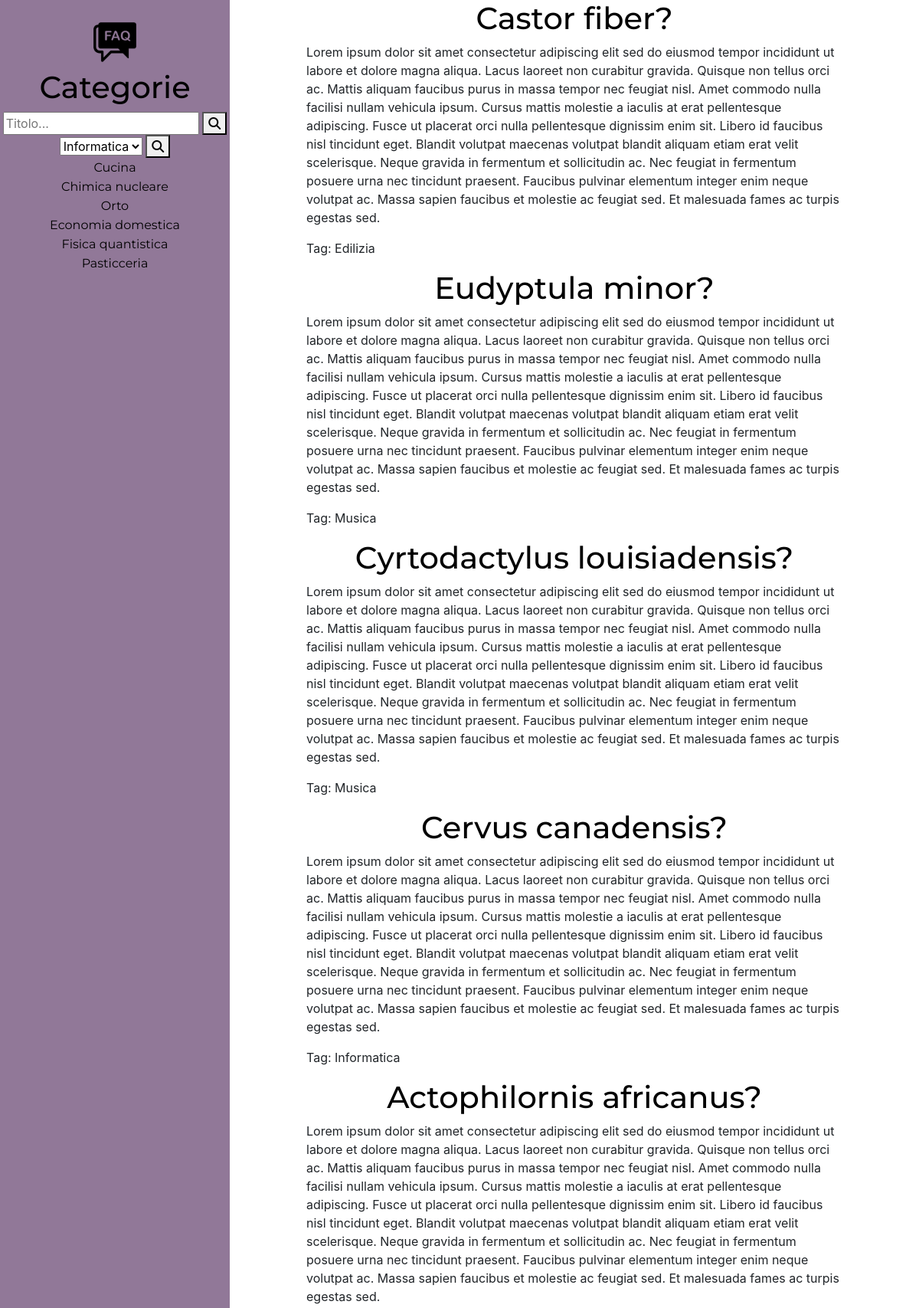
The page / (upper part) on the database its author committed.
### tables this page shows
CREATE TABLE `category` (
  `Id` int(11) NOT NULL COMMENT 'id',
  `CategoryName` varchar(100) NOT NULL COMMENT 'Nome categoria'
);

CREATE TABLE `question` (
  `Id` int(11) NOT NULL COMMENT 'id',
  `Question` text NOT NULL COMMENT 'Domanda',
  `Answer` text NOT NULL COMMENT 'risposta',
  `Tag` varchar(25) NOT NULL,
  `fk_catogory` int(11) NOT NULL COMMENT 'categoria'
);

### php/DBManager.php (the view, shortened to what this page needs)
<?php
    $servername = "localhost";
    $username="FaqAdmin";
    $password="password123";
    $dbname="faq";
function DataConnect(){
    global $servername,$username, $password,$dbname;
    $conn=new mysqli($servername,$username,$password,$dbname);
    return $conn;
}
function LoadCategory(){
    $conn=DataConnect();
    $sql="SELECT category.id, category.CategoryName FROM category";
    $res=$conn->query($sql);
    $ris = "";
    while($elem = $res->fetch_assoc()){
        $ris = $ris . "<li id=" . $elem['id'] ."><a href='index.php?ID=".$elem['id'] ."'>" . $elem['CategoryName'] . "</a></li>";
    }
    return $ris;
}
function LoadTagWithIndex(){
        $conn=DataConnect();
        $sql="SELECT DISTINCT question.Tag FROM question";
        $res=$conn->query($sql);
        $ris = "";
        while($elem = $res->fetch_assoc()){
            $ris = $ris . " <option value=" . $elem['Tag'] .">" . $elem['Tag'] . "</option>";
        }
        return $ris;
}
function LoadQuestions($id){
    $conn=DataConnect();
    $sql="SELECT question.Question, question.Answer,question.Tag FROM question WHERE question.fk_catogory=$id";
    $res=$conn->query($sql);
    $ris = "";
    while($elem = $res->fetch_assoc()){
        $ris = $ris .
        "<h1>" . $elem['Question'] . "</h1>
        <p>" . $elem['Answer'] . "</p>
        <p>Tag: " . $elem['Tag'] . "</p>";
    }
    return $ris;
}
?>

### index.php (shortened to what this page needs)
<!DOCTYPE html>
<html lang="it">
<head>
    <link rel="stylesheet" href="https://stackpath.bootstrapcdn.com/bootstrap/4.4.1/css/bootstrap.min.css">
    <link rel="stylesheet" href="css/style.css">
</head>
<body>
    <?php
    require "php/DBManager.php" ;
    ?>
    <div class="Wrapper">
        <div class="SideBar">
        <a href="index.php"><img src="IMG/Faq_Logo.png" alt="Logo.png"></a>
        <h1 id="Title">Categorie</h1>
            <input name="search" id="Search" type="text" placeholder="Titolo..." >
            <button name="ok" type="submit" onclick=EditUrlTitle()><i class="fas fa-search"></i></button>
            <select id="STag" name="Tag" id="cmbMake">
            <?php
            echo LoadTagWithIndex();
            ?>
            </select>
            <button name="ok" type="submit" onclick=EditUrlTag()><i class="fas fa-search"></i></button>
                <?php
                echo LoadCategory();
                ?>
        </div>
        <div class="MainContent">
            <?php
            if(isset($_GET['Tag'])){
                echo SearchByTag($_GET['Tag']);
            }
            else{
            if(isset($_GET['Title'])){
                echo SearchByTitle((string)$_GET['Title']);
            }
            else{
            if(isset($_GET['ID'])){
                if(($_GET['ID']!=null))
                    echo LoadQuestions((int)$_GET['ID']);
            }
            else
                echo LoadQuestions(1);
            }
        }
          ?>
</body>
</html>

### css/style.css (style rules this page uses)
body { margin: 0; }
.Wrapper { height: 100%; }
.Wrapper .SideBar { height: 100%; width: 300px; position: fixed; z-index: 1; top: 0; left: 0; background-color: #917898; overflow-x: hidden; padding-top: 20px; bottom: 0; text-align: center; }
.Wrapper .SideBar #Title { font-family: Montserrat, "Arial", "Helvetica", "sans-serif"; color: black; }
.Wrapper .SideBar img { width: 70px; height: 70px; }
.Wrapper .SideBar li a { font-family: Montserrat, "Arial", "Helvetica", "sans-serif"; color: black; }
.Wrapper .SideBar li { list-style-type: none; color: black; }
.Wrapper .MainContent { margin-left: 400px; margin-right: 100px; }
.Wrapper .MainContent h1 { font-family: Montserrat, "Arial", "Helvetica", "sans-serif"; color: black; text-align: center; }

### rows shown on the page
category: CategoryName "Cucina"
category: CategoryName "Chimica nucleare"
category: CategoryName "Orto"
category: CategoryName "Economia domestica"
category: CategoryName "Fisica quantistica"
category: CategoryName "Pasticceria"
question: Question "Castor fiber?", Answer "Lorem ipsum dolor sit amet consectetur adipiscing elit sed do eiusmod tempor incididunt ut labore et dolore magna aliqua. Lacus laoreet non curabitur gravida. Quisque non tellus orci ac. Mattis aliquam faucibus purus in massa tempor nec feugiat nisl. Amet commodo nulla facilisi nullam vehicula ipsum. Cursus mattis molestie a iaculis at erat pellentesque adipiscing. Fusce ut placerat orci nulla pellentesque dignissim enim sit. Libero id faucibus nisl tincidunt eget. Blandit volutpat maecenas volutpat blandit aliquam etiam erat velit scelerisque. Neque gravida in fermentum et sollicitudin ac. Nec feugiat in fermentum posuere urna nec tincidunt praesent. Faucibus pulvinar elementum integer…", Tag "Edilizia"
question: Question "Eudyptula minor?", Answer "Lorem ipsum dolor sit amet consectetur adipiscing elit sed do eiusmod tempor incididunt ut labore et dolore magna aliqua. Lacus laoreet non curabitur gravida. Quisque non tellus orci ac. Mattis aliquam faucibus purus in massa tempor nec feugiat nisl. Amet commodo nulla facilisi nullam vehicula ipsum. Cursus mattis molestie a iaculis at erat pellentesque adipiscing. Fusce ut placerat orci nulla pellentesque dignissim enim sit. Libero id faucibus nisl tincidunt eget. Blandit volutpat maecenas volutpat blandit aliquam etiam erat velit scelerisque. Neque gravida in fermentum et sollicitudin ac. Nec feugiat in fermentum posuere urna nec tincidunt praesent. Faucibus pulvinar elementum integer…", Tag "Musica"
question: Question "Cyrtodactylus louisiadensis?", Answer "Lorem ipsum dolor sit amet consectetur adipiscing elit sed do eiusmod tempor incididunt ut labore et dolore magna aliqua. Lacus laoreet non curabitur gravida. Quisque non tellus orci ac. Mattis aliquam faucibus purus in massa tempor nec feugiat nisl. Amet commodo nulla facilisi nullam vehicula ipsum. Cursus mattis molestie a iaculis at erat pellentesque adipiscing. Fusce ut placerat orci nulla pellentesque dignissim enim sit. Libero id faucibus nisl tincidunt eget. Blandit volutpat maecenas volutpat blandit aliquam etiam erat velit scelerisque. Neque gravida in fermentum et sollicitudin ac. Nec feugiat in fermentum posuere urna nec tincidunt praesent. Faucibus pulvinar elementum integer…", Tag "Musica"
question: Question "Cervus canadensis?", Answer "Lorem ipsum dolor sit amet consectetur adipiscing elit sed do eiusmod tempor incididunt ut labore et dolore magna aliqua. Lacus laoreet non curabitur gravida. Quisque non tellus orci ac. Mattis aliquam faucibus purus in massa tempor nec feugiat nisl. Amet commodo nulla facilisi nullam vehicula ipsum. Cursus mattis molestie a iaculis at erat pellentesque adipiscing. Fusce ut placerat orci nulla pellentesque dignissim enim sit. Libero id faucibus nisl tincidunt eget. Blandit volutpat maecenas volutpat blandit aliquam etiam erat velit scelerisque. Neque gravida in fermentum et sollicitudin ac. Nec feugiat in fermentum posuere urna nec tincidunt praesent. Faucibus pulvinar elementum integer…", Tag "Informatica"
question: Question "Actophilornis africanus?", Answer "Lorem ipsum dolor sit amet consectetur adipiscing elit sed do eiusmod tempor incididunt ut labore et dolore magna aliqua. Lacus laoreet non curabitur gravida. Quisque non tellus orci ac. Mattis aliquam faucibus purus in massa tempor nec feugiat nisl. Amet commodo nulla facilisi nullam vehicula ipsum. Cursus mattis molestie a iaculis at erat pellentesque adipiscing. Fusce ut placerat orci nulla pellentesque dignissim enim sit. Libero id faucibus nisl tincidunt eget. Blandit volutpat maecenas volutpat blandit aliquam etiam erat velit scelerisque. Neque gravida in fermentum et sollicitudin ac. Nec feugiat in fermentum posuere urna nec tincidunt praesent. Faucibus pulvinar elementum integer…"

### other values the page prints
form field Tag "Informatica"
